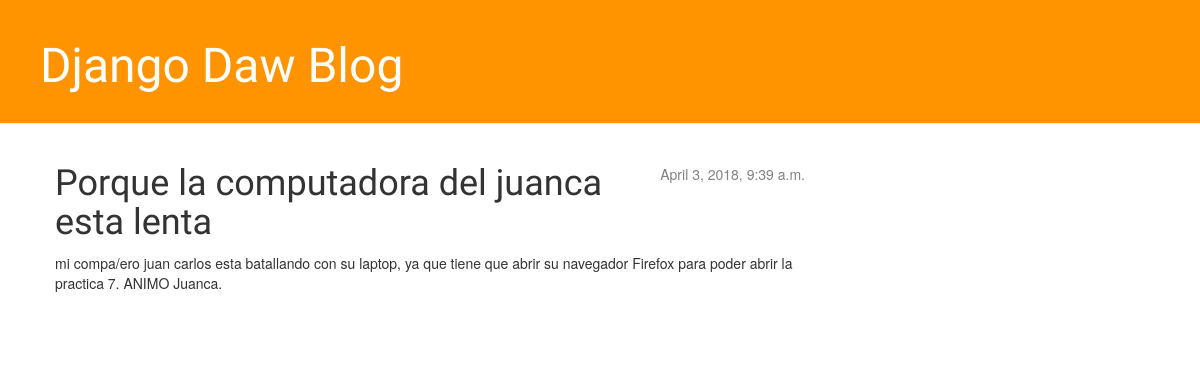
The app's page /post/1/ with its own data.
### blog/models.py (models this page shows, shortened)
class Post(models.Model):
    author = models.ForeignKey('auth.User', on_delete=models.CASCADE)
    title = models.CharField(max_length=200)
    text = models.TextField()
    created_date = models.DateTimeField(default=timezone.now)
    published_date = models.DateTimeField(blank=True, null=True)

### blog/views.py (the view)
def post_detail(request, pk):
   post = get_object_or_404(Post, pk=pk)
   return render(request, 'blog/post_detail.html', {'post': post})

### blog/templates/blog/post_detail.html
{% extends 'blog/base.html' %}
{% block content %}
	<div class="post">
		{% if post.published_date %}
			<div class="date">
				{{ post.published_date }}
			</div>
		{% endif %}
		<h1>{{ post.title }}</h1>
		<p>{{ post.text|linebreaksbr }}</p>
	</div>
{% endblock %}

### blog/static/css/blog.css (style rules this page uses)
h1, h2, h3, h4 { font-family: 'Lobster', cursive; }
.date { float: right; color: #828282; }
.post { margin-bottom: 70px; }

### records on screen
Post: published_date "April 3, 2018, 9:39 a.m.", title "Porque la computadora del juanca esta lenta", text "mi compa/ero juan carlos esta batallando con su laptop, ya que tiene que abrir su navegador Firefox para poder abrir la practica 7. ANIMO Juanca."
